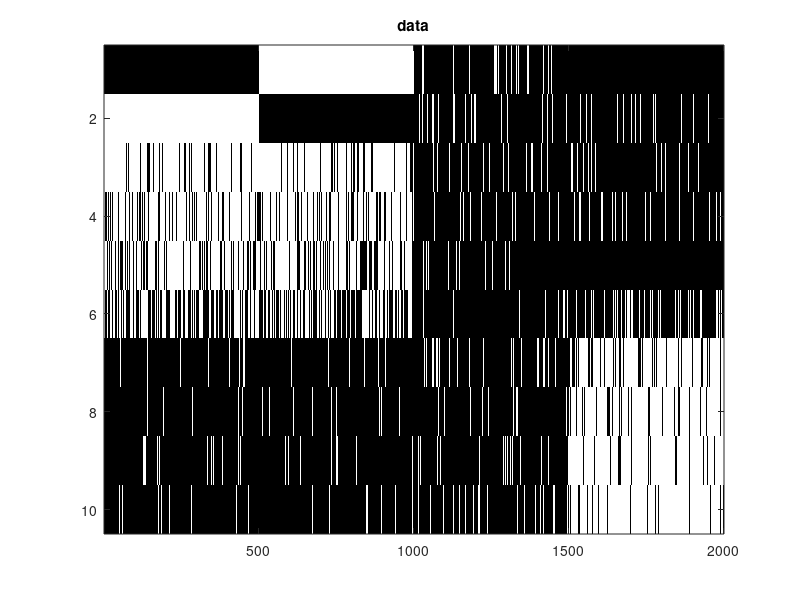

This chart was generated by the following MATLAB code: (Note: this script raises an error after producing the figure.)
function demoLSI
%DEMOLSI demo of latent semantic indexing

close all
p1 =[0 1 0.8 0.8 0.7 0.5]; % [influenza, flu, headache,nose,temperature,bed] occurrence probabilities
p2 =[1 0 0.8 0.8 0.7 0.5]; % [influenza, flu, headache,nose,temperature,bed] occurrence probabilities

p1 = [p1 0.05*ones(1,4)]'; % add on some random words with small occurrence
p2 = [p2 0.05*ones(1,4)]'; % add on some random words with small occurrence
p3=0.1*ones(length(p1),1); % random background  topic with small occurrence
p4=[0 0.1 0.1 0.1 0 0.2 0.8 0.8 0.9 0.9]'; % another `pet' topic

D = length(p1); % number of words in the dictionary
N=2000; % number of documents to sample
x1= rand(D,N/4)<repmat(p1,1,N/4);
x2= rand(D,N/4)<repmat(p2,1,N/4);
x3= rand(D,N/4)<repmat(p3,1,N/4);
x4=rand(D,N/4)<repmat(p4,1,N/4);

X=real([x1 x2 x3 x4]); % includes the background topic

imagesc(X); colormap gray; title('data')

[Y,E,L,m,Xtilde]=pca(X,3,0); % do PCA without the bias term

figure
opts.coloursRGB=[0 0 0; 0.8 0.8 0.8];
hinton(E*diag(L),opts); % scale the eigenvectors by their eigenvalue
title('PCA eigenvectors')

figure; imagesc(Y(1:3,:));colormap gray; title('PCA coordinates')

% Now to PLSA
opts.tol =0.0000001;
opts.plotprogress=0;
opts.maxit =2000;
opts.randinit=1;

[tpxgz,tpygz,tpz,tpxy]=plsa(X./sum(X(:)),2,opts);
figure; imagesc(tpygz');colormap gray; title('PLSA projections (2 components)')
figure; hinton(tpxgz,opts); colormap gray; title('PLSA basis (2 components)');
tpz

[tpxgz,tpygz,tpz,tpxy]=plsa(X./sum(X(:)),3,opts);
figure; imagesc(tpygz');colormap gray; title('PLSA projections (3 components)')
figure; hinton(tpxgz,opts); colormap gray; title('PLSA basis (3 components)');
tpz
